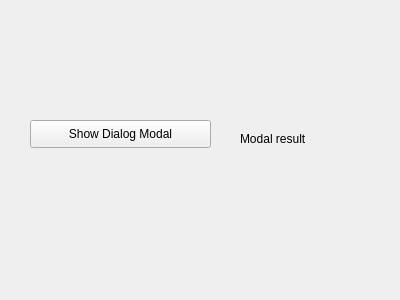
<?xml version="1.0" encoding="UTF-8"?>
<ui version="4.0">
 <class>Form</class>
 <widget class="QWidget" name="Form">
  <property name="geometry">
   <rect>
    <x>0</x>
    <y>0</y>
    <width>400</width>
    <height>300</height>
   </rect>
  </property>
  <property name="windowTitle">
   <string>Form</string>
  </property>
  <widget class="QPushButton" name="btnShowModal">
   <property name="geometry">
    <rect>
     <x>30</x>
     <y>120</y>
     <width>181</width>
     <height>28</height>
    </rect>
   </property>
   <property name="text">
    <string>Show Dialog Modal</string>
   </property>
  </widget>
  <widget class="QLabel" name="lblModalResult">
   <property name="geometry">
    <rect>
     <x>240</x>
     <y>130</y>
     <width>131</width>
     <height>18</height>
    </rect>
   </property>
   <property name="text">
    <string>Modal result</string>
   </property>
  </widget>
 </widget>
 <resources/>
 <connections/>
</ui>
